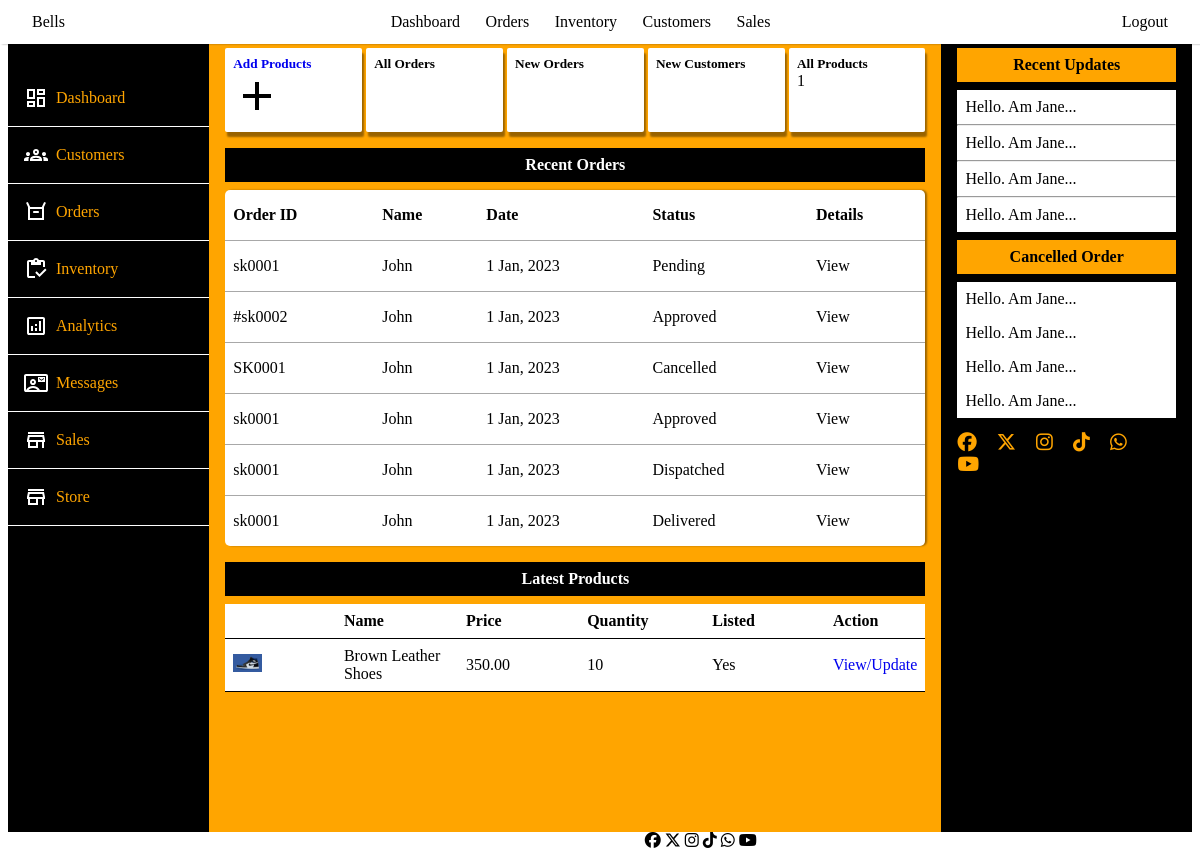
The app's page /admin_portal, older data.
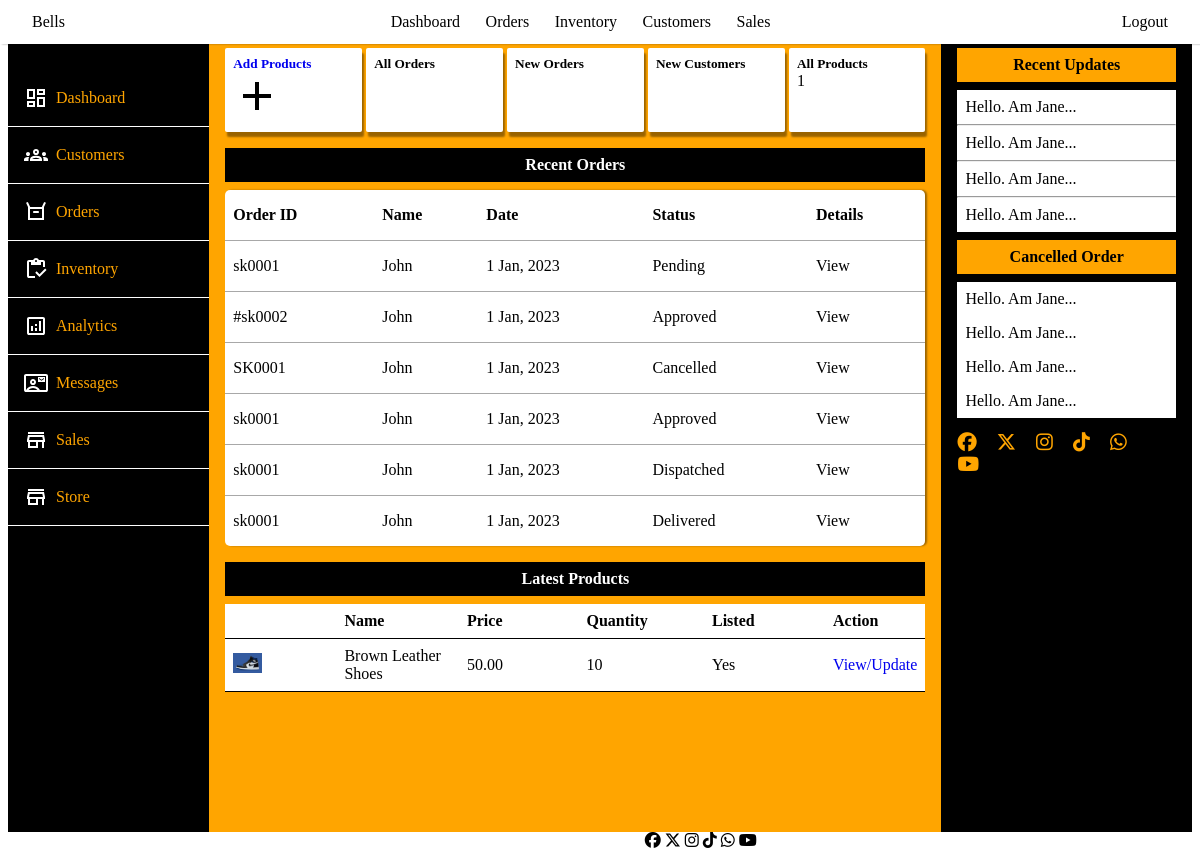
The same page, newer data.
### store/models.py (models this page shows, shortened)
class Product(models.Model):
    profile_image = models.ImageField(upload_to='uploads/products', null=True, blank=True, default='media/default/product.png')
    name = models.CharField(max_length=255, verbose_name='Product Name')
    price = models.DecimalField(max_digits=12, decimal_places=2)
    description = models.TextField(verbose_name='Product Description', blank=True, null=True)
    is_sale = models.BooleanField(default=False)
    sale_price = models.DecimalField(max_digits=12, decimal_places=2, null=True, blank=True)
    discount = models.DecimalField(default=0, max_digits=9, decimal_places=2, null=True, blank=True)
    percentage_discount = models.DecimalField(default=0, max_digits=5, decimal_places=0, null=True, blank=True)
    created_at = models.DateTimeField(auto_now_add=True)
    is_listed = models.BooleanField(default=True)
    is_featured = models.BooleanField(default=True)
    slug = models.SlugField(unique=True, blank=True, null=True)
    key_words = models.CharField(max_length=255, blank=True, null=True)
    stock_quantity = models.IntegerField(default=1)
    brand = models.CharField(max_length=255, blank=True, null=True)
    material = models.CharField(max_length=255, blank=True, null=True)
    category = TreeForeignKey(Category, on_delete=models.CASCADE, related_name='products', null=True, blank=True)
    color = models.ManyToManyField(Color, related_name='products', blank=True, null=True)
    size = models.ManyToManyField(Size, related_name='products', blank=True, null=True)
    @property
    def imageURL(self):
        try:
            url = self.profile_image.url
        except:
            url = ''
        return url

### admin_portal/views.py (the view)
# urls.py: path('admin_portal', views.admin_portal, name='admin_portal'),
def admin_portal(request):
    products = Product.objects.all()
    latest_products = products.order_by('-created_at')[:10]
    context = {
        'products':products,
        'latest_products': latest_products,
    }
    return render(request, 'admin_portal/admin_portal.html', context)

### cart/context_processors.py (called while the page is built)
def cart(request):
    return {'cart': Cart(request)}

### admin_portal/templates/admin_portal/admin_portal.html (shortened to what the changed rows need)
{% extends 'admin_portal/base.html' %}
{% block content %}
<div class="container">
    <div class="content">
        <div class="main-content">
            <section>
            <div class="orders">
                <table>
                    <thead>
                        <tr>
                            <th>Order ID</th>
                            <th>Name</th>
                            <th>Date</th>
                            <th>Status</th>
                            <th>Details</th>
                        </tr>
                    </thead>
                </table>
            </div>
        </section>
        <section>
            <div class="inventory">
                <table>
                    <thead>
                        <tr>
                            <th></th>
                            <th>Name</th>
                            <th>Price</th>
                            <th>Quantity</th>
                            <th>Listed</th>
                            <th>Action</th>
                        </tr>
                    </thead>
                    <tbody>
                        {% for product in latest_products %}
                        <tr>
                            <td><img src="{{product.imageURL}}" alt="" width="30%"></td>
                            <td>{{ product.name }}</td>
                            <td>{{ product.price }}</td>
                            <td>{{ product.stock_quantity }}</td>
                            {% if product.is_listed %}
                            <td>Yes</td>
                            {% else %}
                            <td>No</td>
                            {% endif %}
                            <td><a href="{% url 'product_inventory' product.id %}">View/Update</a></td>
                        </tr>
                        {% endfor %}
                    </tbody>
                </table>
            </div>
        </section>
        </div>
    </div>
</div>
</div>
{% endblock content %}

Row changes from the older to the newer data that the page shows:
changed Product "Brown Leather Shoes": price "350.00" → "50.00"
